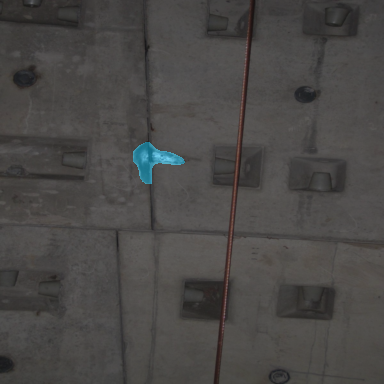
#> input picture segformer_t1_1_overlay.png, 384 x 384 px
$ python create_demo_tunnel_video_from_kict.py --image-root .. --mask-root .. --output-video out.avi --output-masks-dir out --output-manifest out.png
#> lines starting #> are read from the running program, lines starting #| are printed output that depends on the picture
from __future__ import annotations

import argparse
import csv
from pathlib import Path

from PIL import Image


IMAGE_SUFFIXES = [".jpg", ".jpeg", ".png", ".bmp"]
MASK_SUFFIXES = [".png", ".jpg", ".jpeg", ".bmp"]
MANIFEST_FIELDS = [
    "frame_id",
    "frame_index",
    "source_image_path",
    "source_mask_path",
    "video_mask_path",
    "source_dataset",
    "demo_type",
    "note",
]
SOURCE_DATASET = "KICT"
DEMO_TYPE = "synthesized_video_from_static_images"
DEMO_NOTE = "demo video synthesized from static KICT images for video pipeline validation, not real robot inspection video"


def parse_args() -> argparse.Namespace:
    parser = argparse.ArgumentParser(description="Create a reproducible demo tunnel video from KICT images and masks.")
    parser.add_argument("--image_root", "--image-root", dest="image_root", type=Path, required=True)
    parser.add_argument("--mask_root", "--mask-root", dest="mask_root", type=Path, required=True)
    parser.add_argument("--output_video", "--output-video", dest="output_video", type=Path, required=True)
    parser.add_argument("--output_masks_dir", "--output-masks-dir", dest="output_masks_dir", type=Path, required=True)
    parser.add_argument("--output_manifest", "--output-manifest", dest="output_manifest", type=Path, required=True)
    parser.add_argument("--num_frames", "--num-frames", dest="num_frames", type=int, default=100)
    parser.add_argument("--fps", type=float, default=10.0)
    parser.add_argument("--width", type=int, default=640)
    parser.add_argument("--height", type=int, default=480)
    return parser.parse_args()


def load_cv2():
    try:
        import cv2
    except ImportError as exc:
        raise RuntimeError("OpenCV is required to create demo video. Please install opencv-python.") from exc
    return cv2


def validate_args(image_root: Path, mask_root: Path, num_frames: int, fps: float, width: int, height: int) -> None:
    if not image_root.is_dir():
        raise FileNotFoundError(f"image_root not found: {image_root}")
    if not mask_root.is_dir():
        raise FileNotFoundError(f"mask_root not found: {mask_root}")
    if num_frames <= 0:
        raise ValueError("num_frames must be a positive integer")
    if fps <= 0:
        raise ValueError("fps must be greater than 0")
    if width <= 0 or height <= 0:
        raise ValueError("width and height must be positive integers")


def collect_files(root: Path, suffixes: list[str]) -> dict[str, Path]:
    files: dict[str, Path] = {}
    for path in sorted(root.iterdir()):
        if path.is_file() and path.suffix.lower() in suffixes:
            files.setdefault(path.stem, path)
#> pass 2 of the loop in collect_files, `for path in sorted(root.iterdir()):`:
#> pass 2 of the loop in collect_files, `for path in sorted(root.iterdir()):`:
    return files


def collect_pairs(image_root: Path, mask_root: Path) -> list[tuple[Path, Path]]:
    image_files = collect_files(image_root, IMAGE_SUFFIXES)
    mask_files = collect_files(mask_root, MASK_SUFFIXES)
    image_stems = set(image_files)
    mask_stems = set(mask_files)
    missing_masks = sorted(image_stems - mask_stems)
    missing_images = sorted(mask_stems - image_stems)
    if missing_masks or missing_images:
        details = []
        if missing_masks:
            details.append(f"images without masks: {', '.join(missing_masks[:5])}")
        if missing_images:
            details.append(f"masks without images: {', '.join(missing_images[:5])}")
        raise ValueError("image and mask stems do not match; " + "; ".join(details))
    pairs = [(image_files[stem], mask_files[stem]) for stem in sorted(image_stems)]
    if not pairs:
        raise ValueError("no matched KICT image/mask pairs found")
    return pairs


def resize_image(path: Path, size: tuple[int, int]) -> Image.Image:
#> called with size = (640, 480)
    with Image.open(path) as image:
#> image is the input picture: PIL image 384x384 RGB; mean R, G, B 73.9, 72.1, 70.6
        return image.convert("RGB").resize(size, Image.Resampling.BILINEAR)
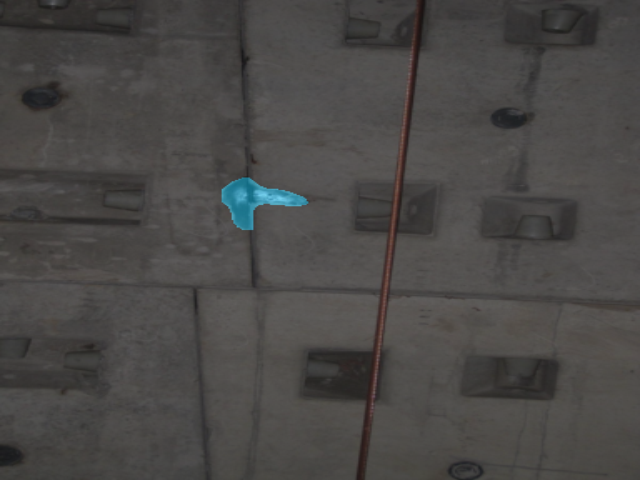
#> returned value: PIL image 640x480 RGB; mean R, G, B 73.9, 72.1, 70.7


def resize_mask(path: Path, size: tuple[int, int]) -> Image.Image:
#> called with size = (640, 480)
    with Image.open(path) as image:
        return image.convert("L").resize(size, Image.Resampling.NEAREST)
#> returned value: PIL image 640x480 L


def write_manifest(path: Path, rows: list[dict[str, str]]) -> None:
    path.parent.mkdir(parents=True, exist_ok=True)
    with path.open("w", encoding="utf-8-sig", newline="") as handle:
        writer = csv.DictWriter(handle, fieldnames=MANIFEST_FIELDS)
        writer.writeheader()
        writer.writerows(rows)


def ensure_clean_outputs(output_video: Path, output_masks_dir: Path, output_manifest: Path) -> None:
    if output_video.exists():
        raise FileExistsError(f"output_video already exists: {output_video}")
    if output_manifest.exists():
        raise FileExistsError(f"output_manifest already exists: {output_manifest}")
    if output_masks_dir.exists() and any(output_masks_dir.iterdir()):
        raise FileExistsError(f"output_masks_dir is not empty: {output_masks_dir}")


def create_demo_tunnel_video_from_kict(
    image_root: Path,
    mask_root: Path,
    output_video: Path,
    output_masks_dir: Path,
    output_manifest: Path,
    num_frames: int = 100,
    fps: float = 10.0,
    width: int = 640,
    height: int = 480,
) -> list[dict[str, str]]:
    validate_args(image_root, mask_root, num_frames, fps, width, height)
    pairs = collect_pairs(image_root, mask_root)
    ensure_clean_outputs(output_video, output_masks_dir, output_manifest)

    cv2 = load_cv2()
    output_video.parent.mkdir(parents=True, exist_ok=True)
    output_masks_dir.mkdir(parents=True, exist_ok=True)
    writer = cv2.VideoWriter(str(output_video), cv2.VideoWriter_fourcc(*"mp4v"), fps, (width, height))
    if not writer.isOpened():
        raise RuntimeError(f"unable to open video writer: {output_video}")

    rows: list[dict[str, str]] = []
    try:
        for frame_offset in range(num_frames):
            source_image, source_mask = pairs[frame_offset % len(pairs)]
            frame_id = f"frame_{frame_offset + 1:06d}"
            frame_index = frame_offset
            image = resize_image(source_image, (width, height))
            mask = resize_mask(source_mask, (width, height))
            video_mask_path = output_masks_dir / f"{frame_id}.png"
            mask.save(video_mask_path)
            writer.write(cv2.cvtColor(np_array_rgb(image), cv2.COLOR_RGB2BGR))
            rows.append(
                {
                    "frame_id": frame_id,
                    "frame_index": str(frame_index),
                    "source_image_path": source_image.as_posix(),
                    "source_mask_path": source_mask.as_posix(),
                    "video_mask_path": video_mask_path.as_posix(),
                    "source_dataset": SOURCE_DATASET,
                    "demo_type": DEMO_TYPE,
                    "note": DEMO_NOTE,
                }
            )
#> pass 2 of the loop in create_demo_tunnel_video_from_kict, `for frame_offset in range(num_frames):`:
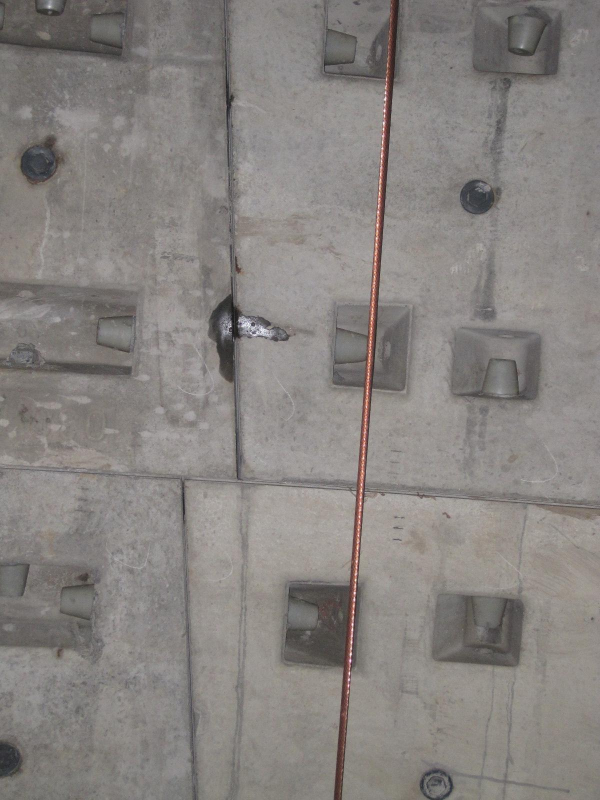
#> input picture t1_1_original.jpg, 1200 x 1600 px (shown at 1/2 size)
#> in resize_image, image is the input picture: PIL image 1200x1600 RGB; mean R, G, B 135.2, 130.8, 127.8
#> in resize_image (call 2), `return image.convert("RGB").resize(size, Image.Resampling.BILINEAR)`:
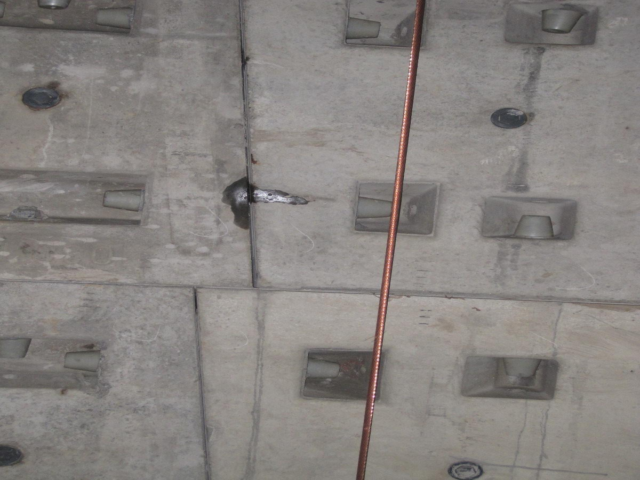
#> returned value: PIL image 640x480 RGB; mean R, G, B 135.2, 130.8, 127.8
    finally:
        writer.release()

    write_manifest(output_manifest, rows)
    return rows


def np_array_rgb(image: Image.Image):
    import numpy as np

    return np.array(image)


def main() -> None:
    args = parse_args()
    try:
        rows = create_demo_tunnel_video_from_kict(
            image_root=args.image_root,
            mask_root=args.mask_root,
            output_video=args.output_video,
            output_masks_dir=args.output_masks_dir,
            output_manifest=args.output_manifest,
            num_frames=args.num_frames,
            fps=args.fps,
            width=args.width,
            height=args.height,
        )
    except Exception as exc:
        raise SystemExit(f"error: {exc}") from exc

    print("KICT demo video generation completed")
    print(f"output_video: {args.output_video}")
    print(f"output_masks_dir: {args.output_masks_dir}")
    print(f"output_manifest: {args.output_manifest}")
    print(f"demo_frames: {len(rows)}")
    print(f"demo_type: {DEMO_TYPE}")


if __name__ == "__main__":
    main()
